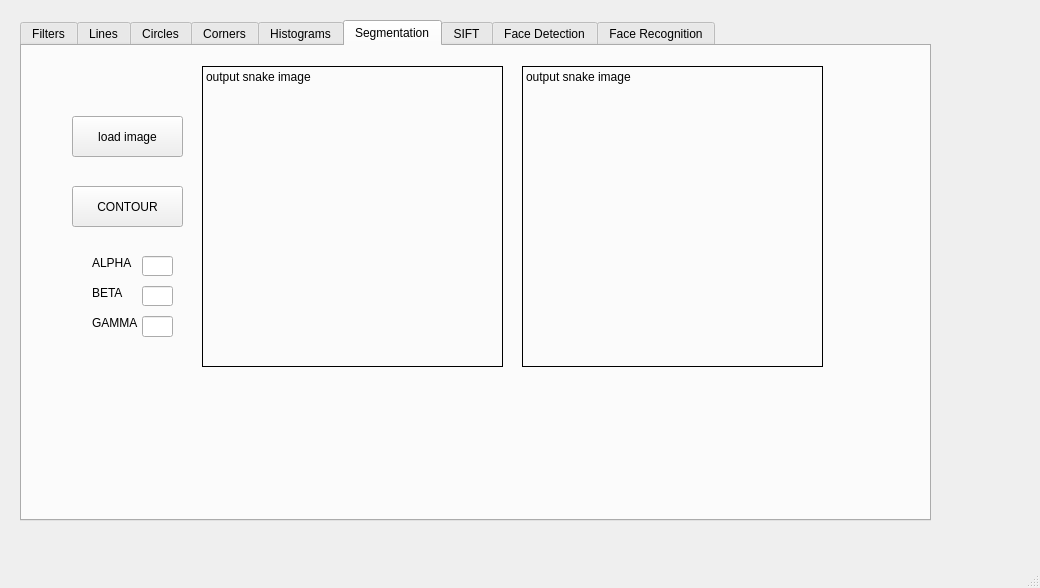
<?xml version="1.0" encoding="UTF-8"?>
<ui version="4.0">
 <class>MainWindow</class>
 <widget class="QMainWindow" name="MainWindow">
  <property name="geometry">
   <rect>
    <x>0</x>
    <y>0</y>
    <width>1040</width>
    <height>588</height>
   </rect>
  </property>
  <property name="windowTitle">
   <string>MainWindow</string>
  </property>
  <widget class="QWidget" name="centralwidget">
   <widget class="QWidget" name="gridLayoutWidget">
    <property name="geometry">
     <rect>
      <x>20</x>
      <y>20</y>
      <width>911</width>
      <height>501</height>
     </rect>
    </property>
    <layout class="QGridLayout" name="gridLayout">
     <item row="0" column="0">
      <widget class="QTabWidget" name="tabWidget">
       <property name="enabled">
        <bool>true</bool>
       </property>
       <property name="currentIndex">
        <number>5</number>
       </property>
       <widget class="QWidget" name="tab_filters">
        <attribute name="title">
         <string>Filters</string>
        </attribute>
        <widget class="QLabel" name="label_filters_input">
         <property name="geometry">
          <rect>
           <x>180</x>
           <y>30</y>
           <width>331</width>
           <height>231</height>
          </rect>
         </property>
         <property name="frameShape">
          <enum>QFrame::Box</enum>
         </property>
         <property name="text">
          <string>Input image</string>
         </property>
         <property name="alignment">
          <set>Qt::AlignLeading|Qt::AlignLeft|Qt::AlignTop</set>
         </property>
        </widget>
        <widget class="QLabel" name="label_filters_output">
         <property name="geometry">
          <rect>
           <x>520</x>
           <y>30</y>
           <width>331</width>
           <height>231</height>
          </rect>
         </property>
         <property name="frameShape">
          <enum>QFrame::Box</enum>
         </property>
         <property name="text">
          <string>Output image</string>
         </property>
         <property name="textFormat">
          <enum>Qt::PlainText</enum>
         </property>
         <property name="alignment">
          <set>Qt::AlignLeading|Qt::AlignLeft|Qt::AlignTop</set>
         </property>
        </widget>
        <widget class="QPushButton" name="pushButton_filters_load">
         <property name="geometry">
          <rect>
           <x>20</x>
           <y>30</y>
           <width>121</width>
           <height>81</height>
          </rect>
         </property>
         <property name="text">
          <string>Load Image</string>
         </property>
        </widget>
        <widget class="QGroupBox" name="groupBox">
         <property name="geometry">
          <rect>
           <x>30</x>
           <y>280</y>
           <width>851</width>
           <height>151</height>
          </rect>
         </property>
         <property name="title">
          <string>Filter Settings</string>
         </property>
         <widget class="QWidget" name="horizontalLayoutWidget">
          <property name="geometry">
           <rect>
            <x>20</x>
            <y>40</y>
            <width>311</width>
            <height>41</height>
           </rect>
          </property>
          <layout class="QHBoxLayout" name="horizontalLayout">
           <item>
            <widget class="QLabel" name="label_3">
             <property name="text">
              <string>Select spatial domain Filter</string>
             </property>
            </widget>
           </item>
           <item>
            <widget class="QComboBox" name="comboBox">
             <property name="editable">
              <bool>false</bool>
             </property>
             <property name="currentText">
              <string/>
             </property>
            </widget>
           </item>
          </layout>
         </widget>
         <widget class="QGroupBox" name="groupBox_2">
          <property name="geometry">
           <rect>
            <x>340</x>
            <y>20</y>
            <width>371</width>
            <height>141</height>
           </rect>
          </property>
          <property name="title">
           <string>Additional Parameters (Spatial domain filters only)</string>
          </property>
          <widget class="QLineEdit" name="lineEdit">
           <property name="geometry">
            <rect>
             <x>170</x>
             <y>30</y>
             <width>31</width>
             <height>20</height>
            </rect>
           </property>
          </widget>
          <widget class="QLabel" name="label_12">
           <property name="geometry">
            <rect>
             <x>30</x>
             <y>30</y>
             <width>131</width>
             <height>21</height>
            </rect>
           </property>
           <property name="text">
            <string>Sigma value (σ) =</string>
           </property>
          </widget>
          <widget class="QLabel" name="label_13">
           <property name="geometry">
            <rect>
             <x>30</x>
             <y>50</y>
             <width>361</width>
             <height>20</height>
            </rect>
           </property>
           <property name="text">
            <string>&quot;for Gaussian and LoG filters only&quot;</string>
           </property>
          </widget>
          <widget class="QLineEdit" name="lineEdit_2">
           <property name="geometry">
            <rect>
             <x>170</x>
             <y>80</y>
             <width>31</width>
             <height>20</height>
            </rect>
           </property>
          </widget>
          <widget class="QLabel" name="label_14">
           <property name="geometry">
            <rect>
             <x>30</x>
             <y>80</y>
             <width>141</width>
             <height>20</height>
            </rect>
           </property>
           <property name="text">
            <string>Sigma values (σ) =</string>
           </property>
          </widget>
          <widget class="QLineEdit" name="lineEdit_3">
           <property name="geometry">
            <rect>
             <x>220</x>
             <y>80</y>
             <width>31</width>
             <height>20</height>
            </rect>
           </property>
          </widget>
          <widget class="QLabel" name="label_15">
           <property name="geometry">
            <rect>
             <x>30</x>
             <y>100</y>
             <width>101</width>
             <height>20</height>
            </rect>
           </property>
           <property name="text">
            <string>&quot;for DoG only&quot;</string>
           </property>
          </widget>
         </widget>
         <widget class="QWidget" name="horizontalLayoutWidget_2">
          <property name="geometry">
           <rect>
            <x>20</x>
            <y>90</y>
            <width>311</width>
            <height>41</height>
           </rect>
          </property>
          <layout class="QHBoxLayout" name="horizontalLayout_2">
           <item>
            <widget class="QLabel" name="label_16">
             <property name="text">
              <string>Select Fourier domain Filter</string>
             </property>
            </widget>
           </item>
           <item>
            <widget class="QComboBox" name="comboBox_2">
             <property name="editable">
              <bool>false</bool>
             </property>
             <property name="currentText">
              <string/>
             </property>
             <item>
              <property name="text">
               <string/>
              </property>
             </item>
             <item>
              <property name="text">
               <string>Low Pass Filter</string>
              </property>
             </item>
             <item>
              <property name="text">
               <string>High Pass Filter</string>
              </property>
             </item>
            </widget>
           </item>
          </layout>
         </widget>
         <widget class="QLineEdit" name="lineEdit_4">
          <property name="geometry">
           <rect>
            <x>120</x>
            <y>130</y>
            <width>21</width>
            <height>20</height>
           </rect>
          </property>
          <property name="text">
           <string/>
          </property>
         </widget>
         <widget class="QLineEdit" name="lineEdit_5">
          <property name="geometry">
           <rect>
            <x>210</x>
            <y>130</y>
            <width>21</width>
            <height>20</height>
           </rect>
          </property>
          <property name="text">
           <string/>
          </property>
         </widget>
         <widget class="QLabel" name="label">
          <property name="geometry">
           <rect>
            <x>74</x>
            <y>130</y>
            <width>41</width>
            <height>21</height>
           </rect>
          </property>
          <property name="text">
           <string>LPFK</string>
          </property>
         </widget>
         <widget class="QLabel" name="label_2">
          <property name="geometry">
           <rect>
            <x>160</x>
            <y>130</y>
            <width>51</width>
            <height>21</height>
           </rect>
          </property>
          <property name="text">
           <string>HPFK</string>
          </property>
         </widget>
        </widget>
        <widget class="QPushButton" name="pushButton_FourierTransform">
         <property name="geometry">
          <rect>
           <x>10</x>
           <y>120</y>
           <width>161</width>
           <height>71</height>
          </rect>
         </property>
         <property name="text">
          <string>Fourier Transform</string>
         </property>
        </widget>
       </widget>
       <widget class="QWidget" name="tab_lines">
        <attribute name="title">
         <string>Lines</string>
        </attribute>
        <widget class="QLabel" name="label_lines_input">
         <property name="geometry">
          <rect>
           <x>150</x>
           <y>30</y>
           <width>241</width>
           <height>171</height>
          </rect>
         </property>
         <property name="frameShape">
          <enum>QFrame::Box</enum>
         </property>
         <property name="text">
          <string>Input image</string>
         </property>
         <property name="alignment">
          <set>Qt::AlignLeading|Qt::AlignLeft|Qt::AlignTop</set>
         </property>
        </widget>
        <widget class="QLabel" name="label_4">
         <property name="geometry">
          <rect>
           <x>30</x>
           <y>140</y>
           <width>71</width>
           <height>21</height>
          </rect>
         </property>
         <property name="text">
          <string>Name:</string>
         </property>
        </widget>
        <widget class="QLabel" name="label_5">
         <property name="geometry">
          <rect>
           <x>30</x>
           <y>170</y>
           <width>71</width>
           <height>21</height>
          </rect>
         </property>
         <property name="text">
          <string>Size:</string>
         </property>
        </widget>
        <widget class="QPushButton" name="pushButton_lines_load">
         <property name="geometry">
          <rect>
           <x>20</x>
           <y>30</y>
           <width>121</width>
           <height>81</height>
          </rect>
         </property>
         <property name="text">
          <string>Load Image</string>
         </property>
        </widget>
        <widget class="QLabel" name="label_lines_hough">
         <property name="geometry">
          <rect>
           <x>150</x>
           <y>210</y>
           <width>241</width>
           <height>191</height>
          </rect>
         </property>
         <property name="frameShape">
          <enum>QFrame::Box</enum>
         </property>
         <property name="text">
          <string>Hough Space</string>
         </property>
         <property name="textFormat">
          <enum>Qt::PlainText</enum>
         </property>
         <property name="alignment">
          <set>Qt::AlignLeading|Qt::AlignLeft|Qt::AlignTop</set>
         </property>
        </widget>
        <widget class="QLabel" name="label_lines_input_2">
         <property name="geometry">
          <rect>
           <x>450</x>
           <y>30</y>
           <width>261</width>
           <height>171</height>
          </rect>
         </property>
         <property name="frameShape">
          <enum>QFrame::Box</enum>
         </property>
         <property name="text">
          <string>Image with significant lines</string>
         </property>
         <property name="alignment">
          <set>Qt::AlignLeading|Qt::AlignLeft|Qt::AlignTop</set>
         </property>
        </widget>
        <widget class="QLabel" name="label_lines_hough_2">
         <property name="geometry">
          <rect>
           <x>450</x>
           <y>210</y>
           <width>261</width>
           <height>191</height>
          </rect>
         </property>
         <property name="frameShape">
          <enum>QFrame::Box</enum>
         </property>
         <property name="text">
          <string>canny</string>
         </property>
         <property name="textFormat">
          <enum>Qt::PlainText</enum>
         </property>
         <property name="alignment">
          <set>Qt::AlignLeading|Qt::AlignLeft|Qt::AlignTop</set>
         </property>
        </widget>
       </widget>
       <widget class="QWidget" name="tab_circles">
        <property name="enabled">
         <bool>true</bool>
        </property>
        <attribute name="title">
         <string>Circles</string>
        </attribute>
        <widget class="QPushButton" name="pushButton_circles_load">
         <property name="geometry">
          <rect>
           <x>50</x>
           <y>30</y>
           <width>121</width>
           <height>81</height>
          </rect>
         </property>
         <property name="text">
          <string>Load Image</string>
         </property>
        </widget>
        <widget class="QLabel" name="label_circles_input">
         <property name="geometry">
          <rect>
           <x>180</x>
           <y>30</y>
           <width>241</width>
           <height>171</height>
          </rect>
         </property>
         <property name="frameShape">
          <enum>QFrame::Box</enum>
         </property>
         <property name="text">
          <string>Input image</string>
         </property>
         <property name="alignment">
          <set>Qt::AlignLeading|Qt::AlignLeft|Qt::AlignTop</set>
         </property>
        </widget>
        <widget class="QLabel" name="label_circles_hough">
         <property name="geometry">
          <rect>
           <x>180</x>
           <y>210</y>
           <width>561</width>
           <height>191</height>
          </rect>
         </property>
         <property name="frameShape">
          <enum>QFrame::Box</enum>
         </property>
         <property name="text">
          <string>Hough Space</string>
         </property>
         <property name="textFormat">
          <enum>Qt::PlainText</enum>
         </property>
         <property name="alignment">
          <set>Qt::AlignLeading|Qt::AlignLeft|Qt::AlignTop</set>
         </property>
        </widget>
        <widget class="QLabel" name="label_6">
         <property name="geometry">
          <rect>
           <x>60</x>
           <y>140</y>
           <width>71</width>
           <height>21</height>
          </rect>
         </property>
         <property name="text">
          <string>Name:</string>
         </property>
        </widget>
        <widget class="QLabel" name="label_7">
         <property name="geometry">
          <rect>
           <x>60</x>
           <y>170</y>
           <width>71</width>
           <height>21</height>
          </rect>
         </property>
         <property name="text">
          <string>Size:</string>
         </property>
        </widget>
        <widget class="QLabel" name="label_circles_output">
         <property name="geometry">
          <rect>
           <x>480</x>
           <y>30</y>
           <width>261</width>
           <height>171</height>
          </rect>
         </property>
         <property name="frameShape">
          <enum>QFrame::Box</enum>
         </property>
         <property name="text">
          <string>Image with significant lines</string>
         </property>
         <property name="alignment">
          <set>Qt::AlignLeading|Qt::AlignLeft|Qt::AlignTop</set>
         </property>
        </widget>
       </widget>
       <widget class="QWidget" name="tab_corners">
        <attribute name="title">
         <string>Corners</string>
        </attribute>
        <widget class="QPushButton" name="pushButton_corners_load">
         <property name="geometry">
          <rect>
           <x>30</x>
           <y>30</y>
           <width>121</width>
           <height>81</height>
          </rect>
         </property>
         <property name="text">
          <string>Load Image</string>
         </property>
        </widget>
        <widget class="QLabel" name="label_corners_input">
         <property name="geometry">
          <rect>
           <x>260</x>
           <y>30</y>
           <width>241</width>
           <height>171</height>
          </rect>
         </property>
         <property name="frameShape">
          <enum>QFrame::Box</enum>
         </property>
         <property name="text">
          <string>Image with significant lines</string>
         </property>
         <property name="alignment">
          <set>Qt::AlignLeading|Qt::AlignLeft|Qt::AlignTop</set>
         </property>
        </widget>
        <widget class="QLabel" name="label_corners_edge">
         <property name="geometry">
          <rect>
           <x>260</x>
           <y>210</y>
           <width>241</width>
           <height>191</height>
          </rect>
         </property>
         <property name="frameShape">
          <enum>QFrame::Box</enum>
         </property>
         <property name="text">
          <string>Edge Image</string>
         </property>
         <property name="textFormat">
          <enum>Qt::PlainText</enum>
         </property>
         <property name="alignment">
          <set>Qt::AlignLeading|Qt::AlignLeft|Qt::AlignTop</set>
         </property>
        </widget>
        <widget class="QLabel" name="label_8">
         <property name="geometry">
          <rect>
           <x>40</x>
           <y>140</y>
           <width>71</width>
           <height>21</height>
          </rect>
         </property>
         <property name="text">
          <string>Name:</string>
         </property>
        </widget>
        <widget class="QLabel" name="label_9">
         <property name="geometry">
          <rect>
           <x>40</x>
           <y>170</y>
           <width>71</width>
           <height>21</height>
          </rect>
         </property>
         <property name="text">
          <string>Size:</string>
         </property>
        </widget>
        <widget class="QLabel" name="label_corners_corners_output">
         <property name="geometry">
          <rect>
           <x>510</x>
           <y>30</y>
           <width>261</width>
           <height>171</height>
          </rect>
         </property>
         <property name="frameShape">
          <enum>QFrame::Box</enum>
         </property>
         <property name="text">
          <string>Image with significant corners</string>
         </property>
         <property name="alignment">
          <set>Qt::AlignLeading|Qt::AlignLeft|Qt::AlignTop</set>
         </property>
        </widget>
        <widget class="QLabel" name="label_corners_corners">
         <property name="geometry">
          <rect>
           <x>510</x>
           <y>210</y>
           <width>261</width>
           <height>191</height>
          </rect>
         </property>
         <property name="frameShape">
          <enum>QFrame::Box</enum>
         </property>
         <property name="text">
          <string>Corner Image</string>
         </property>
         <property name="textFormat">
          <enum>Qt::PlainText</enum>
         </property>
         <property name="alignment">
          <set>Qt::AlignLeading|Qt::AlignLeft|Qt::AlignTop</set>
         </property>
        </widget>
        <widget class="QPushButton" name="pushButton_corners_load_2">
         <property name="geometry">
          <rect>
           <x>30</x>
           <y>230</y>
           <width>121</width>
           <height>81</height>
          </rect>
         </property>
         <property name="text">
          <string>Get Corners</string>
         </property>
        </widget>
       </widget>
       <widget class="QWidget" name="tab_histograms">
        <attribute name="title">
         <string>Histograms</string>
        </attribute>
        <widget class="QLabel" name="label_histograms_houtput">
         <property name="geometry">
          <rect>
           <x>520</x>
           <y>200</y>
           <width>261</width>
           <height>191</height>
          </rect>
         </property>
         <property name="frameShape">
          <enum>QFrame::Box</enum>
         </property>
         <property name="text">
          <string>Output Histogram</string>
         </property>
         <property name="textFormat">
          <enum>Qt::PlainText</enum>
         </property>
         <property name="alignment">
          <set>Qt::AlignLeading|Qt::AlignLeft|Qt::AlignTop</set>
         </property>
        </widget>
        <widget class="QPushButton" name="pushButton_histograms_load">
         <property name="geometry">
          <rect>
           <x>40</x>
           <y>20</y>
           <width>121</width>
           <height>81</height>
          </rect>
         </property>
         <property name="text">
          <string>Load image</string>
         </property>
        </widget>
        <widget class="QLabel" name="label_histograms_input">
         <property name="geometry">
          <rect>
           <x>270</x>
           <y>20</y>
           <width>241</width>
           <height>171</height>
          </rect>
         </property>
         <property name="frameShape">
          <enum>QFrame::Box</enum>
         </property>
         <property name="text">
          <string>Input image</string>
         </property>
         <property name="alignment">
          <set>Qt::AlignLeading|Qt::AlignLeft|Qt::AlignTop</set>
         </property>
        </widget>
        <widget class="QLabel" name="label_histograms_output">
         <property name="geometry">
          <rect>
           <x>520</x>
           <y>20</y>
           <width>261</width>
           <height>171</height>
          </rect>
         </property>
         <property name="frameShape">
          <enum>QFrame::Box</enum>
         </property>
         <property name="text">
          <string>Output image</string>
         </property>
         <property name="alignment">
          <set>Qt::AlignLeading|Qt::AlignLeft|Qt::AlignTop</set>
         </property>
        </widget>
        <widget class="QLabel" name="label_10">
         <property name="geometry">
          <rect>
           <x>50</x>
           <y>160</y>
           <width>71</width>
           <height>21</height>
          </rect>
         </property>
         <property name="text">
          <string>Size:</string>
         </property>
        </widget>
        <widget class="QLabel" name="label_11">
         <property name="geometry">
          <rect>
           <x>50</x>
           <y>130</y>
           <width>71</width>
           <height>21</height>
          </rect>
         </property>
         <property name="text">
          <string>Name:</string>
         </property>
        </widget>
        <widget class="QLabel" name="label_histograms_hinput">
         <property name="geometry">
          <rect>
           <x>270</x>
           <y>200</y>
           <width>241</width>
           <height>191</height>
          </rect>
         </property>
         <property name="frameShape">
          <enum>QFrame::Box</enum>
         </property>
         <property name="text">
          <string>Input Histogram</string>
         </property>
         <property name="textFormat">
          <enum>Qt::PlainText</enum>
         </property>
         <property name="alignment">
          <set>Qt::AlignLeading|Qt::AlignLeft|Qt::AlignTop</set>
         </property>
        </widget>
        <widget class="QRadioButton" name="radioButton">
         <property name="geometry">
          <rect>
           <x>20</x>
           <y>220</y>
           <width>112</width>
           <height>23</height>
          </rect>
         </property>
         <property name="text">
          <string>Equalization</string>
         </property>
        </widget>
        <widget class="QRadioButton" name="radioButton_2">
         <property name="geometry">
          <rect>
           <x>130</x>
           <y>220</y>
           <width>112</width>
           <height>23</height>
          </rect>
         </property>
         <property name="text">
          <string>Matching</string>
         </property>
        </widget>
        <widget class="QPushButton" name="pushButton_histograms_load_target">
         <property name="geometry">
          <rect>
           <x>30</x>
           <y>280</y>
           <width>161</width>
           <height>71</height>
          </rect>
         </property>
         <property name="text">
          <string>Load target image</string>
         </property>
        </widget>
       </widget>
       <widget class="QWidget" name="tab_segmentation">
        <attribute name="title">
         <string>Segmentation</string>
        </attribute>
        <widget class="QLabel" name="input_snake_image">
         <property name="geometry">
          <rect>
           <x>180</x>
           <y>20</y>
           <width>301</width>
           <height>301</height>
          </rect>
         </property>
         <property name="frameShape">
          <enum>QFrame::Box</enum>
         </property>
         <property name="text">
          <string>output snake image</string>
         </property>
         <property name="alignment">
          <set>Qt::AlignLeading|Qt::AlignLeft|Qt::AlignTop</set>
         </property>
        </widget>
        <widget class="QPushButton" name="load_snake_image">
         <property name="geometry">
          <rect>
           <x>50</x>
           <y>70</y>
           <width>111</width>
           <height>41</height>
          </rect>
         </property>
         <property name="text">
          <string>load image</string>
         </property>
        </widget>
        <widget class="QPushButton" name="Contour_snake_image">
         <property name="geometry">
          <rect>
           <x>50</x>
           <y>140</y>
           <width>111</width>
           <height>41</height>
          </rect>
         </property>
         <property name="text">
          <string>CONTOUR</string>
         </property>
        </widget>
        <widget class="QLabel" name="output_snake_image">
         <property name="geometry">
          <rect>
           <x>500</x>
           <y>20</y>
           <width>301</width>
           <height>301</height>
          </rect>
         </property>
         <property name="frameShape">
          <enum>QFrame::Box</enum>
         </property>
         <property name="text">
          <string>output snake image</string>
         </property>
         <property name="alignment">
          <set>Qt::AlignLeading|Qt::AlignLeft|Qt::AlignTop</set>
         </property>
        </widget>
        <widget class="QLabel" name="ALPHA">
         <property name="geometry">
          <rect>
           <x>70</x>
           <y>210</y>
           <width>47</width>
           <height>13</height>
          </rect>
         </property>
         <property name="text">
          <string>ALPHA</string>
         </property>
        </widget>
        <widget class="QLabel" name="BETA">
         <property name="geometry">
          <rect>
           <x>70</x>
           <y>240</y>
           <width>47</width>
           <height>13</height>
          </rect>
         </property>
         <property name="text">
          <string>BETA</string>
         </property>
        </widget>
        <widget class="QLabel" name="GAMMA">
         <property name="geometry">
          <rect>
           <x>70</x>
           <y>270</y>
           <width>47</width>
           <height>13</height>
          </rect>
         </property>
         <property name="text">
          <string>GAMMA</string>
         </property>
        </widget>
        <widget class="QLineEdit" name="alpha">
         <property name="geometry">
          <rect>
           <x>120</x>
           <y>210</y>
           <width>31</width>
           <height>20</height>
          </rect>
         </property>
         <property name="text">
          <string/>
         </property>
        </widget>
        <widget class="QLineEdit" name="beta">
         <property name="geometry">
          <rect>
           <x>120</x>
           <y>240</y>
           <width>31</width>
           <height>20</height>
          </rect>
         </property>
         <property name="text">
          <string/>
         </property>
        </widget>
        <widget class="QLineEdit" name="gamma">
         <property name="geometry">
          <rect>
           <x>120</x>
           <y>270</y>
           <width>31</width>
           <height>21</height>
          </rect>
         </property>
         <property name="text">
          <string/>
         </property>
        </widget>
       </widget>
       <widget class="QWidget" name="tab_SIFT">
        <attribute name="title">
         <string>SIFT</string>
        </attribute>
        <widget class="QPushButton" name="Kmean_initial_points">
         <property name="geometry">
          <rect>
           <x>50</x>
           <y>160</y>
           <width>111</width>
           <height>41</height>
          </rect>
         </property>
         <property name="text">
          <string>Initial-Points</string>
         </property>
        </widget>
        <widget class="QLabel" name="input_Kmean_image">
         <property name="geometry">
          <rect>
           <x>260</x>
           <y>20</y>
           <width>391</width>
           <height>241</height>
          </rect>
         </property>
         <property name="frameShape">
          <enum>QFrame::Box</enum>
         </property>
         <property name="text">
          <string>Input image</string>
         </property>
         <property name="alignment">
          <set>Qt::AlignLeading|Qt::AlignLeft|Qt::AlignTop</set>
         </property>
        </widget>
        <widget class="QPushButton" name="load_Kmean_image">
         <property name="geometry">
          <rect>
           <x>50</x>
           <y>60</y>
           <width>111</width>
           <height>41</height>
          </rect>
         </property>
         <property name="text">
          <string>load image</string>
         </property>
        </widget>
        <widget class="QLabel" name="output_Kmean_image">
         <property name="geometry">
          <rect>
           <x>260</x>
           <y>270</y>
           <width>391</width>
           <height>201</height>
          </rect>
         </property>
         <property name="frameShape">
          <enum>QFrame::Box</enum>
         </property>
         <property name="text">
          <string>output_Kmean_image</string>
         </property>
         <property name="alignment">
          <set>Qt::AlignLeading|Qt::AlignLeft|Qt::AlignTop</set>
         </property>
        </widget>
       </widget>
       <widget class="QWidget" name="tab_face_detection">
        <attribute name="title">
         <string>Face Detection</string>
        </attribute>
       </widget>
       <widget class="QWidget" name="tab">
        <attribute name="title">
         <string>Face Recognition</string>
        </attribute>
       </widget>
      </widget>
     </item>
    </layout>
   </widget>
  </widget>
  <widget class="QMenuBar" name="menubar">
   <property name="geometry">
    <rect>
     <x>0</x>
     <y>0</y>
     <width>1040</width>
     <height>21</height>
    </rect>
   </property>
  </widget>
  <widget class="QStatusBar" name="statusbar"/>
 </widget>
 <resources/>
 <connections/>
</ui>
